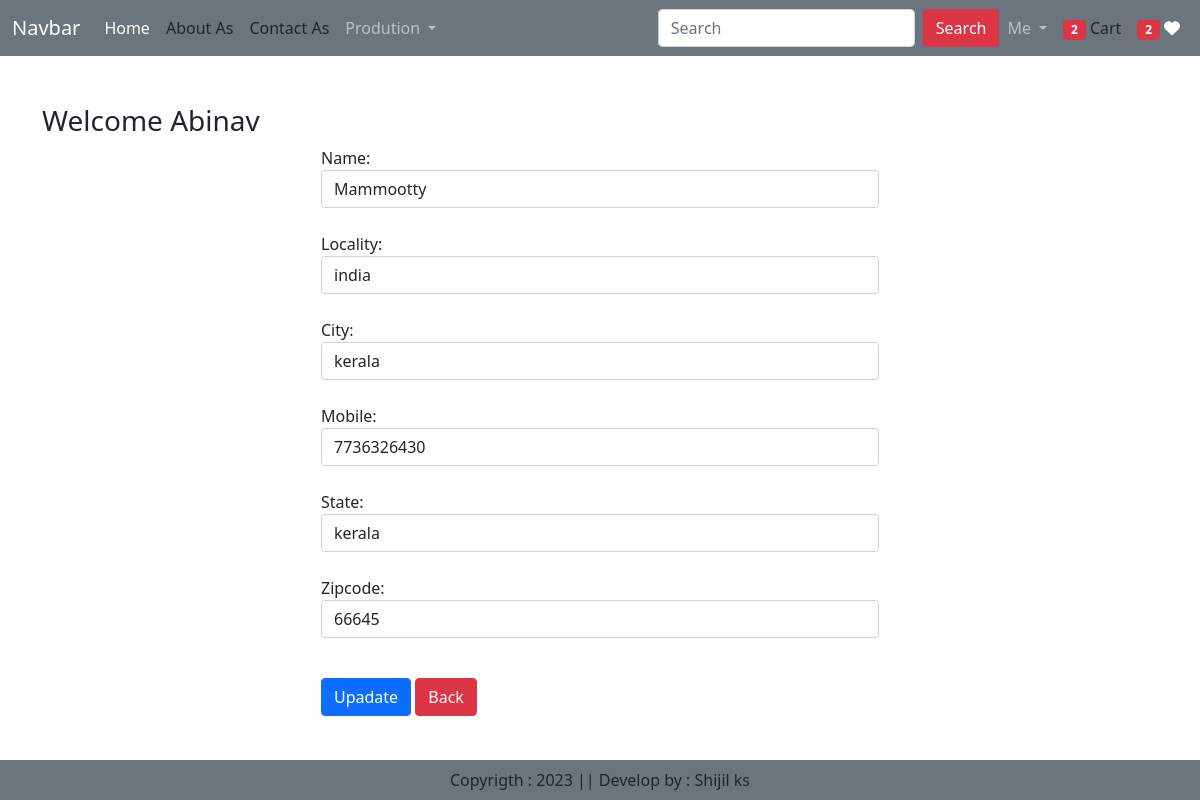
The app's page /updateAddress/7 (signed in) with its own data.
### e_commerce/models.py (models this page shows, shortened)
class Customer(models.Model):
    user =models.ForeignKey(User,on_delete=models.CASCADE)
    name=models.CharField(max_length=200)
    locality= models.CharField(max_length=200)
    city = models.CharField(max_length=50)
    mobile=models.IntegerField(default="")
    zipcode =models.IntegerField()
    state=models.CharField(choices=STATE_CHOICES,max_length=100)

### e_commerce/views.py (the view, shortened to what this page needs)
# urls.py: path('updateAddress/<int:pk>', views.updateAddress.as_view(), name='updateAddress'),
@method_decorator(login_required,name='dispatch')
class updateAddress(View):
    def get(self,request,pk):
      add = Customer.objects.get(pk=pk)
      form = CustomerProfileForm(instance=add)
      totalitem= 0
      wishitem=0
      if request.user.is_authenticated:
         totalitem =len(Cart.objects.filter(user=request.user))
         wishitem=len(Wishlist.objects.filter(user=request.user))
      return render(request,'updateAddress.html',locals())

### e_commerce/forms.py
class CustomerProfileForm(forms.ModelForm):
    class Meta:
        model = Customer
        fields =['name','locality','city','mobile','state','zipcode']
        widgets={
           'name': forms.TextInput(attrs={'autofocus':'True','class':'form-control'}),
           'locality':  forms.TextInput(attrs={'class':'form-control'}),
           'city' : forms.TextInput(attrs={'class':'form-control'}),
           'mobile' : forms.NumberInput(attrs={'class':'form-control'}),
           'state' : forms.Select(attrs={'class':'form-control'}),
           'zipcode' : forms.NumberInput(attrs={'class':'form-control'}),
           }

### templates/updateAddress.html (shortened to what this page needs)
{% extends "base.html" %}
{% load static %}
{% block main-content%}
<div class="container my-5">
    <div class="row">
        <h3>Welcome <span class="text-capitalize">{{request.user}} </span></h3>
    </div>
        <div class="col-sm-6 offset-sm-3">
            <form action="" method="post">
                 {% for fm in form %}
                 {{fm.label_tag}} {{fm}} <small class="text-danger">{{fm.errors|striptags}}</small>
                 <br>
                 {% endfor %}
                 <div class="col-12 mt-3">
                 <button type="submit"  class="btn btn-primary">Upadate</button>
                  <a href="{% url 'address' %}" type="button" class="btn btn-danger">Back</a>
                </div>
            </form>
        </div>
    </div>
{% endblock main-content%}

### records on screen
Customer: form "Mammootty" "india" "kerala" "7736326430" "kerala" "66645"

### other values on screen
{{ totalitem }} "2"
{{ wishitem }} "2"
{{ request.user }} "Abinav"
{{ fm.label_tag }} "Name:" "Locality:" "City:" "Mobile:" "State:" "Zipcode:"
